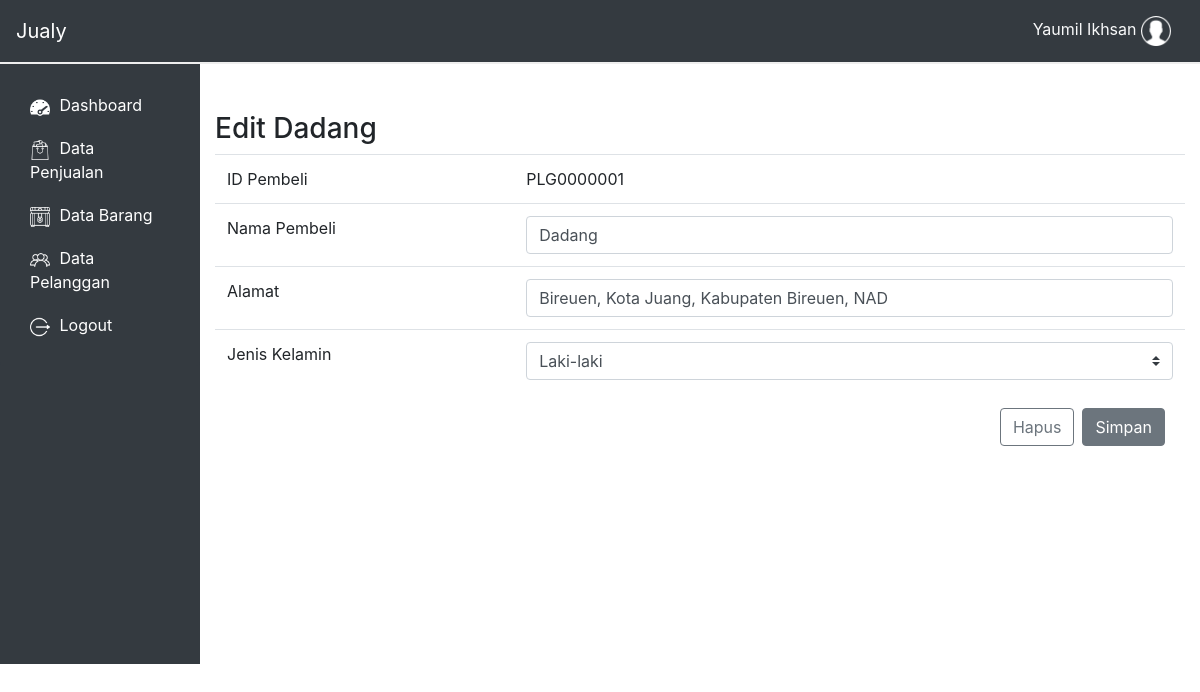
The app's page /dashboard/pembeli_edit.php?id=PLG0000001 (signed in) with its own data.
### tables this page shows
CREATE TABLE `pegawai` (
  `id_pegawai` varchar(8) NOT NULL,
  `nama_pegawai` varchar(30) NOT NULL,
  `password` varchar(20) NOT NULL,
  `jenis_kelamin` set('Perempuan','Laki-laki') NOT NULL,
  `alamat` varchar(60) NOT NULL,
  `no_hape` varchar(13) NOT NULL,
  `shift` set('Pagi','Siang','Malam') NOT NULL
);

CREATE TABLE `pembeli` (
  `id_pembeli` varchar(10) NOT NULL,
  `nama` varchar(30) DEFAULT NULL,
  `alamat` varchar(50) DEFAULT NULL,
  `jenis_kelamin` set('Perempuan','Laki-laki') DEFAULT NULL,
  `no_hape` varchar(13) DEFAULT NULL,
  `pelanggan` tinyint(1) NOT NULL DEFAULT '0'
);

### dashboard/functions/act.php (called while the page is built, shortened)
<?php
    function ambil($query){
        global $link;
        if($ambil = mysqli_query($link, $query) or die(mysqli_error())){
            return $ambil;
        }
    }
    function ambil_nama_pegawai($kode_username){
        $query = "SELECT nama_pegawai FROM pegawai WHERE id_pegawai='$kode_username'";
        return ambil($query);
    }
    function detail_pembeli($id) {
        $query = "SELECT * FROM pembeli WHERE id_pembeli='$id'";
        return ambil($query);
    }
?>

### dashboard/pembeli_edit.php (the view, shortened to what this page needs)
<?php
    $id = $_GET['id'];
    require_once 'view/header.php';
    $data = detail_pembeli($id);
    while ($row = mysqli_fetch_array($data)){
?>
<br>
<br>
<div class="container-fluid">
    <form id="data" action="" method="post">
        <div class="row">
            <div class="col-12">
                <h3>Edit <?php echo $row['nama'] ?></h3>
                <table class="table">
                <tr>
                        <td>ID Pembeli</td>
                        <td><?php echo $id = $row['id_pembeli']?></td>
                    </tr>
                    <tr>
                        <td id="nama_td">Nama Pembeli</td>
                        <td><input name="nama" type="text" class="form-control" value="<?php echo $row['nama']?>"></td>
                    </tr>
                    <tr>
                        <td>Alamat</td>
                        <td><input name="alamat" type="text" class="form-control" value="<?php echo $row['alamat']?>"></td>
                    </tr>
                    <tr>
                        <td>Jenis Kelamin</td>
                        <td>
                            <select name="jenis_kelamin" class="custom-select" id="jenis_kelamin">
                                <option value="Laki-laki">Laki-laki</option>
                            </select>
                        </td>
                    </tr>
                </table>
            </div>
        </div>
<?php } ?>
        <div class="row justify-content-end mr-3">
            <input type="button" id="hapus" class="btn btn-outline-secondary mx-1"
                onclick="if(confirm('Apakah kamu yakin ingin menghapus data pembeli ini?')){
                        location.href='pembeli_hapus.php?id=<?= $id ?>'
                        }" value="Hapus">
            <input type="submit" name="update_pembeli" class="btn btn-secondary mx-1" value="Simpan">
        </div>
    </form>
</div>
<?php require_once 'view/footer.php'; ?>

### dashboard/view/header.php (shortened to what this page needs)
<!DOCTYPE html>
<html lang="en">
<head>
	<link rel="stylesheet" href="assets\bootstrap\css\bootstrap.min.css">
	<link rel="stylesheet" href="assets\bootstrap\css\daterangepicker.css">
	<link rel="stylesheet" href="main.css">
	<?
		if($_SESSION['username']=="admin"){
			$username = "Admin";
		}
		else {
			$kode_username = $_SESSION['username'];
			$hasil_ambil = ambil_nama_pegawai($kode_username);
			$data_username = mysqli_fetch_assoc($hasil_ambil);
			$username = $data_username['nama_pegawai'];
		}
	?>
</head>
<body>
<div class="row no-gutters">
	<div class="col-12">
		<nav class="navbar navbar-expand-lg navbar-dark bg-dark navbar-jualy">
			<a class="navbar-brand text-white" href="/jualy/">Jualy</a>
			<div class="navbar-collapse collapse justify-content-end" id="target-menu">
				<ul  class="nav navbar-nav">
					<li class="nav-item">
						<a class="text-light nav-link" href="#">
						<?= $username;?>
						<span id="icon-menu">
								<img style="width: 30px; height:auto;" src="assets/img/user.png">
							</span>
					</a>
					</li>
				</ul>
			</div>
		</nav>
	</div>
</div>
<div class="body-jualy">
	<div class="row no-gutters">
		<div class="col-2 bg-dark">
			<div id="nav-jualy">
				<div id="side-nav">
					<div class="list-group">
						<div class="list-group-item bg-dark"></div>
						<a class="list-group-item list-group-item-action bg-dark text-white" href="index.php">
							<span id="icon-menu">
								<img style="width: 20px; height:auto;" src="assets/img/dashboard.png">
							</span>
							Dashboard
						</a>
						<a class="list-group-item list-group-item-action bg-dark text-white" href="penjualan.php">
							<span id="icon-menu">
								<img style="width: 20px; height:auto;" src="assets/img/penjualan.png">
							</span>
							Data Penjualan
						</a>
						<a class="list-group-item list-group-item-action bg-dark text-white" href="barang.php">
							<span id="icon-menu">
								<img style="width: 20px; height:auto;" src="assets/img/barang.png">
							</span>
							Data Barang
						</a>
						<a class="list-group-item list-group-item-action bg-dark text-white" href="pembeli.php">
							<span id="icon-menu">
								<img style="width: 20px; height:auto;" src="assets/img/pembeli.png">
							</span>
							Data Pelanggan
						</a>
						<a class="list-group-item list-group-item-action bg-dark text-white" href="../logout.php">
							<span id="icon-menu">
								<img style="width: 20px; height:auto;" src="assets/img/logout.png">
							</span>
							Logout
						</a>
						<div class="list-group-item bg-dark"></div>
					</div>
				</div>
			</div>
		</div>
		<div class="col-10">
			<div class="content-jual">

### dashboard/main.css (style rules this page uses)
* { margin: 0; padding: 0; }
.body-jualy .row .col-2 { margin: 0; }
.navbar-jualy { border-bottom: 2px solid #eee; }
#side-nav { height: 600px; }
.list-group-item { border: none; padding: 10px 30px; border-radius: 0; }
.list-group { border-radius: 0; }
#icon-menu { margin-right: 5px; }

### records on screen
pegawai: nama_pegawai "Yaumil Ikhsan"
pembeli: nama "Dadang", id_pembeli "PLG0000001", alamat "Bireuen, Kota Juang, Kabupaten Bireuen, NAD"
